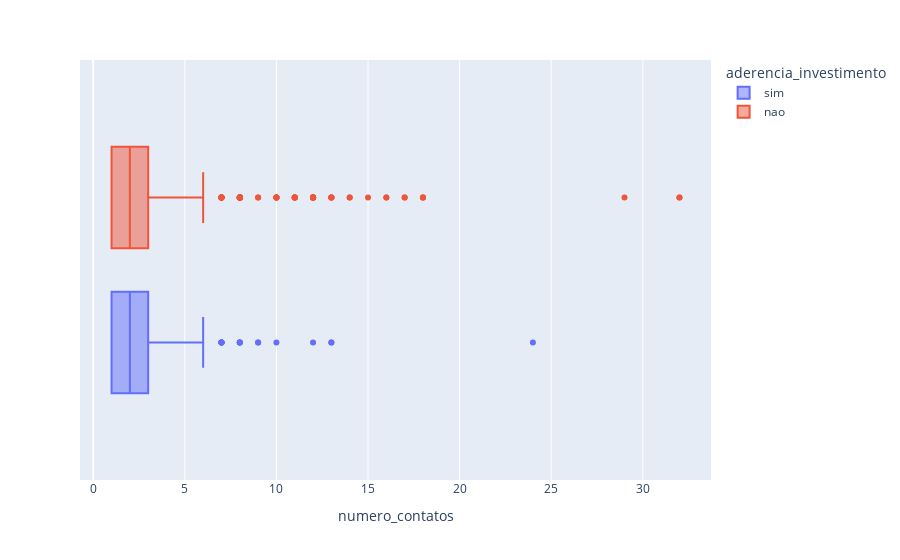

Notebook source saved alongside this figure:
### Code cell
px.box(dados, x = "numero_contatos", color="aderencia_investimento")

### Figure 1 — Plotly figure (JSON) as saved in the notebook; plotly's stock layout.template omitted (floating-point values rounded to 4 significant figures; data arrays with more than 128 entries replaced by an {"elided": "..."} marker saying what was removed)
{"data": [{"alignmentgroup": "True", "hovertemplate": "aderencia_investimento=sim<br>numero_contatos=%{x}<extra></extra>", "legendgroup": "sim", "marker": {"color": "#636efa"}, "name": "sim", "notched": false, "offsetgroup": "sim", "orientation": "h", "showlegend": true, "type": "box", "x": {"elided": "502 int values"}, "x0": " ", "xaxis": "x", "y0": " ", "yaxis": "y"}, {"alignmentgroup": "True", "hovertemplate": "aderencia_investimento=nao<br>numero_contatos=%{x}<extra></extra>", "legendgroup": "nao", "marker": {"color": "#EF553B"}, "name": "nao", "notched": false, "offsetgroup": "nao", "orientation": "h", "showlegend": true, "type": "box", "x": {"elided": "766 int values"}, "x0": " ", "xaxis": "x", "y0": " ", "yaxis": "y"}], "layout": {"boxmode": "group", "legend": {"title": {"text": "aderencia_investimento"}, "tracegroupgap": 0}, "margin": {"t": 60}, "xaxis": {"anchor": "y", "domain": [0, 1], "title": {"text": "numero_contatos"}}, "yaxis": {"anchor": "x", "domain": [0, 1]}}}
